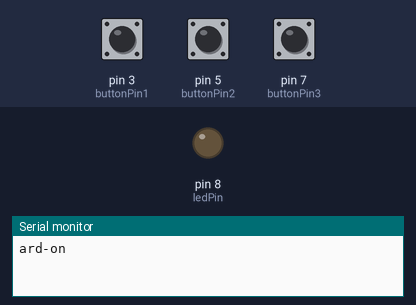
This program was run on a simulated Arduino Uno, built with avr-gcc and run on an emulated ATmega328P. Parts: output pins drawn as LEDs (lit = HIGH), the last lines printed to the serial monitor. The inputs (shaded band) are chosen by the test bench; at power-on: pin 7 (buttonPin3) LOW, pin 3 (buttonPin1) LOW, pin 5 (buttonPin2) LOW.

Above: at 1.2 s.
1.3 s: pin 7 (buttonPin3) pulled HIGH for 0.15 s
At 1.49 s:
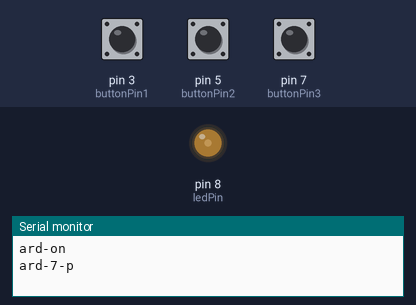
3.0 s: pin 7 (buttonPin3) pulled HIGH for 1 s
At 3.8 s:
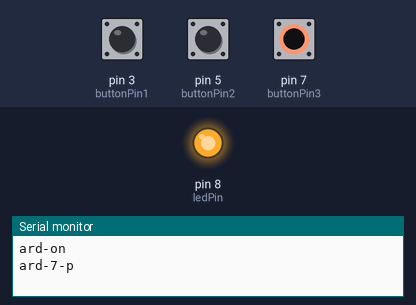
5.5 s: pin 7 (buttonPin3) pulled HIGH for 3.2 s
At 10.1 s:
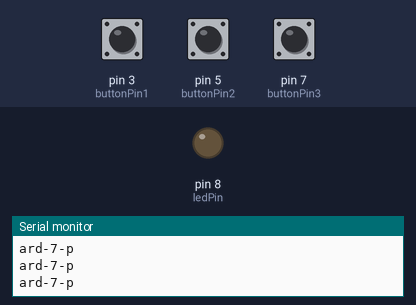
Timing chart, 0 to 11.6 s (numbered marks = the images above; inputs shaded):
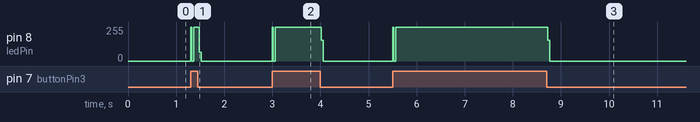

Measured:
- after the input at 1.3 s, pin 8 (ledPin): 0/255 → 255/255 at once, → 0/255 0.18 s later
- after the input at 3.0 s, pin 8 (ledPin): 0/255 → 255/255 at once, → 0/255 1.0 s later
- after the input at 5.5 s, pin 8 (ledPin): 0/255 → 255/255 at once, → 0/255 3.2 s later

The program:

main.cpp
```cpp
#include <Arduino.h>
#include <SoftwareSerial.h>

SoftwareSerial mySerial(12, 13); // TX, RX

const int ledPin = 8;
const int buttonPin1 = 3, buttonPin2 = 5, buttonPin3 = 7;
int buttonState1 = 0, buttonState2 = 0, buttonState3 = 0;

void setup() {
	Serial.begin(9600);
	Serial.println("ard-on");

	mySerial.begin(9600);
	mySerial.println("ble-on");

	pinMode(ledPin, OUTPUT);

	pinMode(buttonPin1, INPUT);
	pinMode(buttonPin2, INPUT);
	pinMode(buttonPin3, INPUT);
}


void serialSent(int buttonPin, int buttonState) {
	switch (buttonPin) {
		case 3:
			// if the button state changes from high to low send button pressed
			if(buttonState != buttonState1) {
				if (buttonState == LOW) {
					Serial.println("ard-" + String(buttonPin) + "-p");
					mySerial.println("ble-" + String(buttonPin) + "-p");
				}
				buttonState1 = buttonState;
			}
			break;
		case 5:
			if(buttonState != buttonState2) {
				if (buttonState == LOW) {
					Serial.println("ard-" + String(buttonPin) + "-p");
					mySerial.println("ble-" + String(buttonPin) + "-p");
				}
				buttonState2 = buttonState;
			}
			break;
		case 7:
			if(buttonState != buttonState3) {
				if (buttonState == LOW) {
					Serial.println("ard-" + String(buttonPin) + "-p");
					mySerial.println("ble-" + String(buttonPin) + "-p");
				}
				buttonState3 = buttonState;
			}
			break;
	}
}

void buttonClickedEvent(int buttonPin) {
	int buttonState = digitalRead(buttonPin);

	if (buttonState == HIGH) {
		digitalWrite(ledPin, HIGH);
	} else {
		digitalWrite(ledPin, LOW);
	}

	serialSent(buttonPin, buttonState);
}

void loop() {
	buttonClickedEvent(buttonPin1);
	buttonClickedEvent(buttonPin2);
	buttonClickedEvent(buttonPin3);

	delay(10);
}
```
